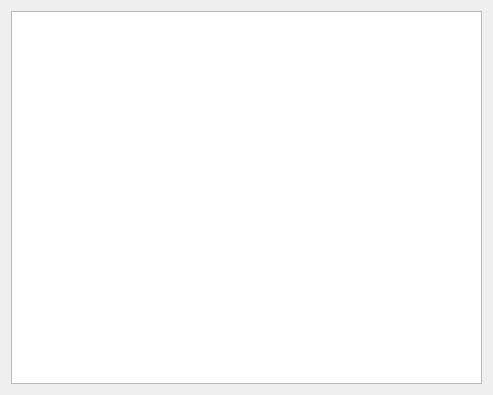
<?xml version="1.0" encoding="UTF-8"?>
<ui version="4.0">
 <class>Schema2PushView</class>
 <widget class="QWidget" name="Schema2PushView">
  <property name="geometry">
   <rect>
    <x>0</x>
    <y>0</y>
    <width>493</width>
    <height>395</height>
   </rect>
  </property>
  <property name="windowTitle">
   <string>Push result</string>
  </property>
  <layout class="QVBoxLayout" name="verticalLayout">
   <item>
    <widget class="QTableView" name="table">
     <attribute name="horizontalHeaderStretchLastSection">
      <bool>true</bool>
     </attribute>
     <attribute name="verticalHeaderDefaultSectionSize">
      <number>60</number>
     </attribute>
    </widget>
   </item>
  </layout>
 </widget>
 <resources/>
 <connections/>
</ui>
